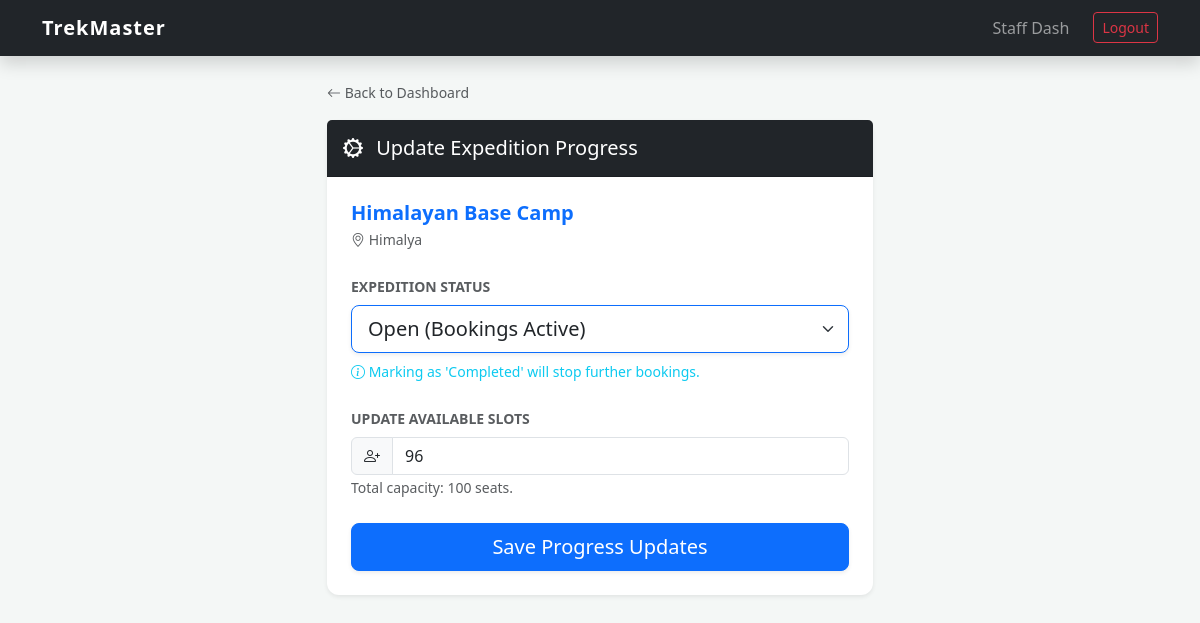
Screenshot of /staff/manage_trek/1 (signed in) with the database file from the repository.
### models.py (models this page shows)
class Trek(db.Model):
    __tablename__ = 'trek'
    id = db.Column(db.Integer, primary_key=True)
    name = db.Column(db.String(100), nullable=False)
    location = db.Column(db.String(100), nullable=False)
    difficulty = db.Column(db.String(20), nullable=False) # 'Easy', 'Moderate', 'Hard'
    duration = db.Column(db.Integer, nullable=False)
    total_slots = db.Column(db.Integer, nullable=False)
    available_slots = db.Column(db.Integer, nullable=False)
    status = db.Column(db.String(20), default='Pending') # 'Open', 'Closed', 'Completed'
    start_date = db.Column(db.Date, nullable=False)
    end_date = db.Column(db.Date, nullable=False)
    staff_id = db.Column(db.Integer, db.ForeignKey('staff_profile.id'), nullable=True)
    price_per_person = db.Column(db.Float, default=0.0)
    description = db.Column(db.Text)
    created_at = db.Column(db.DateTime, default=datetime.utcnow) # [NEW] Sorting ke liye (Latest treks first)
    bookings = db.relationship('Booking', backref='trek_ref', lazy=True, cascade="all, delete-orphan")

### app.py (the view)
@app.route('/staff/manage_trek/<int:trek_id>', methods=['GET', 'POST'])
def manage_trek(trek_id):
    if session.get('role') != 'Staff': return redirect(url_for('login'))
    staff = StaffProfile.query.filter_by(user_id=session['user_id']).first()
    trek = Trek.query.filter_by(
        id=trek_id,
        staff_id=staff.id
    ).first()
    if not trek:
        flash("Unauthorized access.")
        return redirect(url_for('staff_dashboard'))
    if request.method == 'POST':
        trek.status = request.form.get('status')
        trek.available_slots = int(request.form.get('available_slots'))
        db.session.commit()
        flash("Trek updated!")
        return redirect(url_for('staff_dashboard'))
    return render_template('staff/manage_trek.html', trek=trek)

### templates/staff/manage_trek.html (shortened to what this page needs)
{% extends "base.html" %}
{% block content %}
<div class="row">
    <div class="col-md-6 offset-md-3">
        <div class="mb-3">
            <a href="/staff_dashboard" class="text-decoration-none text-muted small">
                <i class="bi bi-arrow-left"></i> Back to Dashboard
            </a>
        </div>
        <div class="card shadow-sm border-0">
            <div class="card-header bg-dark text-white py-3">
                <h5 class="mb-0"><i class="bi bi-gear-wide-connected me-2"></i> Update Expedition Progress</h5>
            </div>
            <div class="card-body p-4">
                <form method="POST">
                    <h5 class="fw-bold text-primary mb-1">{{ trek.name }}</h5>
                    <p class="text-muted small mb-4"><i class="bi bi-geo-alt"></i> {{ trek.location }}</p>
                    <div class="mb-4">
                        <label class="form-label fw-bold small text-muted text-uppercase">Expedition Status</label>
                        <select name="status" class="form-select form-select-lg shadow-sm border-primary">
                            <option value="Open" {% if trek.status == 'Open' %}selected{% endif %}>Open (Bookings Active)</option>
                        </select>
                        <div class="form-text small text-info mt-2">
                            <i class="bi bi-info-circle"></i> Marking as 'Completed' will stop further bookings.
                        </div>
                    </div>
                    <div class="mb-4">
                        <label class="form-label fw-bold small text-muted text-uppercase">Update Available Slots</label>
                        <div class="input-group">
                            <span class="input-group-text bg-light"><i class="bi bi-person-plus"></i></span>
                            <input type="number" name="available_slots" class="form-control" value="{{ trek.available_slots }}" max="{{ trek.total_slots }}">
                        </div>
                        <small class="text-muted">Total capacity: {{ trek.total_slots }} seats.</small>
                    </div>
                    <div class="d-grid gap-2">
                        <button type="submit" class="btn btn-primary btn-lg shadow-sm">Save Progress Updates</button>
                    </div>
                </form>
            </div>
        </div>
    </div>
</div>
{% endblock %}

### templates/base.html (style rules this page uses)
body { background-color: #f4f7f6; font-family: 'Segoe UI', Tahoma, Geneva, Verdana, sans-serif; }
.card { border: none; border-radius: 12px; transition: 0.3s; }

### rows the page displays
Trek: name "Himalayan Base Camp", location "Himalya", status "Open (Bookings Active)", available_slots "96", total_slots "100"
